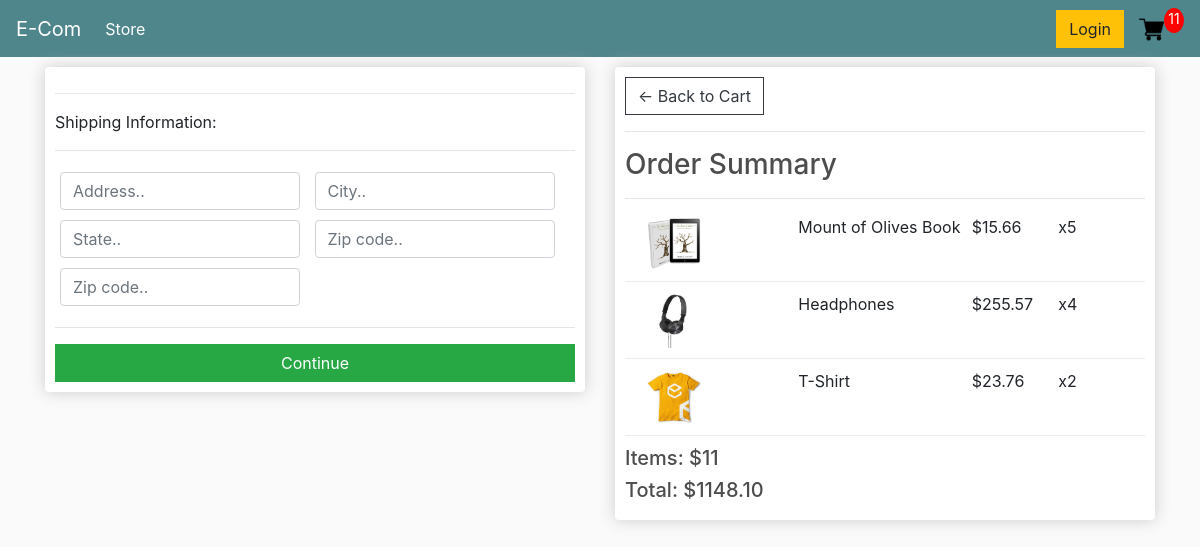
Screenshot of /checkout/ (signed in) with the database file from the repository.
### store/models.py (models this page shows, shortened)
class OrderItem(models.Model):
    product=models.ForeignKey(Product,on_delete=models.SET_NULL,null=True)
    order=models.ForeignKey(Order,on_delete=models.SET_NULL,null=True)
    quantity=models.IntegerField(default=0,null=True,blank=True)
    date_added=models.DateTimeField(auto_now_add=True)
    @property
    def get_total(self):
        return self.product.price * self.quantity

class Product(models.Model):
    name=models.CharField(max_length=200)
    price=models.DecimalField(max_digits=7,decimal_places=2)
    digital=models.BooleanField(default=False,null=True,blank=True) #digital needs not to be shipped
    image=models.ImageField(null=True, blank=True)
    @property
    def imageURL(self):
        try :
            url=self.image.url
        except :
            url="../static/images/nopreview.svg"
        return url

class Order(models.Model):
    customer=models.ForeignKey(Customer,on_delete=models.SET_NULL,null=True,blank=True)
    date_ordered=models.DateTimeField(auto_now_add=True)
    complete=models.BooleanField(default=False) #initially open or incomplete cart means items can be added
    transaction_id=models.CharField(max_length=100,null=True)
    @property
    def get_cart_total(self):
        orderitems=self.orderitem_set.all()
        total=sum([item.get_total for item in orderitems])
        return total
    @property
    def get_cart_items(self):
        orderitems=self.orderitem_set.all()
        total=sum([item.quantity for item in orderitems])
        return total
    @property
    def shipping(self):
        shipping=False
        orderItems=self.orderitem_set.all()
        for i in orderItems:
            if i.product.digital==False:
                shipping=True
        return shipping

### store/views.py (the view)
# urls.py: path("checkout/",views.checkout,name='checkout'),
def checkout(request):
    if request.user.is_authenticated:
        customer=request.user.customer
        order,created=Order.objects.get_or_create(customer=customer ,complete=False)
        items=order.orderitem_set.all()
        cartItems=order.get_cart_items
    else:
        items=[]
        order={'get_cart_items':0,'get_cart_total':0}
        cartItems=order['get_cart_items']
    context={'items':items,'order':order,'cartItems':cartItems,'shipping':False}
    return render(request,"store/checkout.html",context)

### store/templates/store/checkout.html (shortened to what this page needs)
{% extends 'store/main.html' %} {% load static %} {% block content %}
<div class="row">
  <div class="col-lg-6">
    <div class="box-element" id="form-wrapper">
      <form action="" id="form">
        <div id="shipping-info">
          <hr />
          <p>Shipping Information:</p>
          <hr />
          <div class="form-field">
            <input
              class="form-control"
              type="text"
              name="address"
              placeholder="Address.."
            />
          </div>
          <div class="form-field">
            <input
              class="form-control"
              type="text"
              name="city"
              placeholder="City.."
            />
          </div>
          <div class="form-field">
            <input
              class="form-control"
              type="text"
              name="state"
              placeholder="State.."
            />
          </div>
          <div class="form-field">
            <input
              class="form-control"
              type="text"
              name="zipcode"
              placeholder="Zip code.."
            />
          </div>
          <div class="form-field">
            <input
              class="form-control"
              type="text"
              name="country"
              placeholder="Zip code.."
            />
          </div>
        </div>
        <hr />
        <input
          type="submit"
          value="Continue"
          class="btn btn-success btn-block"
          id="form-button"
        />
      </form>
    </div>
    <br />
  </div>
  <div class="col-lg-6">
    <div class="box-element">
      <a class="btn btn-outline-dark" href="{% url 'cart' %}"
        >&#x2190; Back to Cart</a
      >
      <hr />
      <h3>Order Summary</h3>
      <hr />
      {% for item in items %}
      <div class="cart-row">
        <div style="flex: 2">
          <img
            class="row-image"
            src={{item.product.imageURL}}
          />
        </div>
        <div style="flex: 2"><p>{{item.product.name}}</p></div>
        <div style="flex: 1"><p>${{item.product.price}}</p></div>
        <div style="flex: 1"><p>x{{item.quantity}}</p></div>
      </div>
      {% endfor %}
      <h5>Items: ${{order.get_cart_items}}</h5>
      <h5>Total: ${{order.get_cart_total|floatformat:2}}</h5>
    </div>
  </div>
</div>
{% endblock content %}

### static/css/main.css (style rules this page uses)
body { background-color: hsl(0, 0%, 98%); }
h1,h2,h3,h4,h5,h6 { color:hsl(0, 0%, 30%); }
.box-element { box-shadow:hsl(0, 0%, 80%) 0 0 16px; background-color: #fff; border-radius: 4px; padding: 10px; }
.col-lg-4, .col-lg-6, .col-lg-8, .col-lg-12 { margin-top: 10px; }
.btn { border-radius: 0; }
.row-image { width: 100px; }
.form-field { width:250px; display: inline-block; padding: 5px; }
.cart-row { display: flex; align-items: flex-stretch; padding-bottom: 10px; margin-bottom: 10px; border-bottom: 1px solid #ececec; }

### rows the page displays
OrderItem: product.imageURL (picture), product.name "Mount of Olives Book", product.price "15.66", quantity "5"
OrderItem: product.imageURL (picture), product.name "Headphones", product.price "255.57", quantity "4"
OrderItem: product.imageURL (picture), product.name "T-Shirt", product.price "23.76", quantity "2"
Order: get_cart_items "11", get_cart_total "1148.10"

### other values shown
{{ cartItems }} "11"
